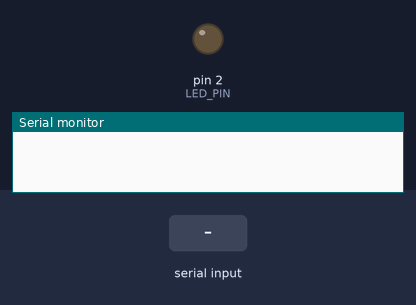
Recording of a sketch running on a simulated Arduino Uno, built with avr-gcc and run on an emulated ATmega328P. Shown: output pins drawn as LEDs (lit = HIGH), the last lines printed to the serial monitor. The test bench sets the inputs (shaded band).

Above: at 1.2 s.
1.3 s: "1" received over Serial
At 1.9 s:
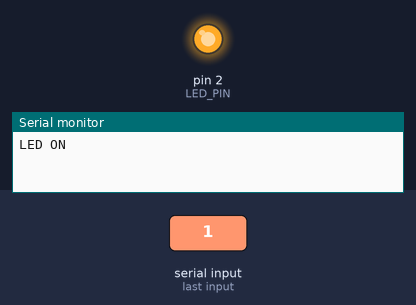
2.8 s: "0" received over Serial
At 3.1 s:
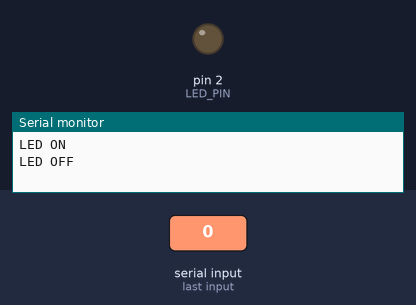
Timing chart, 0 to 5.8 s (numbered marks = the images above; inputs shaded):
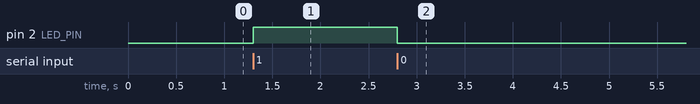

The sketch:

led.ino
```cpp
#define LED_PIN 2

void setup() {
  Serial.begin(9600);
  pinMode(LED_PIN, OUTPUT);
}

void loop() {
  char input;
  if(Serial.available() > 0){
    input = Serial.read();
    if(input == '1'){
      Serial.println("LED ON");
      digitalWrite(LED_PIN, HIGH);
    }else if(input == '0'){
      Serial.println("LED OFF");
      digitalWrite(LED_PIN, LOW);
    }else{
      Serial.println("INVALID INPUT");
    }
  }
}
```

Measured:
- after the input at 1.3 s, pin 2 (LED_PIN): LOW → HIGH at once
- after the input at 2.8 s, pin 2 (LED_PIN): HIGH → LOW at once
